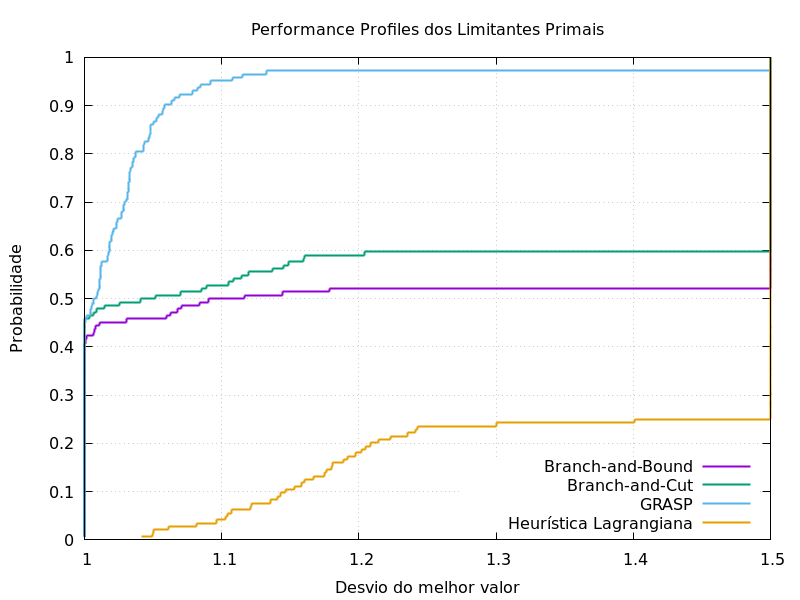

The gnuplot source for this figure:
#! /usr/bin/gnuplot
set terminal pngcairo size 800,600
set grid
set output "primal.png"
set title "Performance Profiles dos Limitantes Primais"
set xlabel "Desvio do melhor valor"
set ylabel "Probabilidade"
set key right bottom
plot "primal.csv" using 2:1 with steps linewidth 2 title "Branch-and-Bound", "primal.csv" using 3:1 with steps linewidth 2 title "Branch-and-Cut", "primal.csv" using 4:1 with steps linewidth 2 title "GRASP", "primal.csv" using 5:1 with steps linewidth 2 title "Heurística Lagrangiana"
